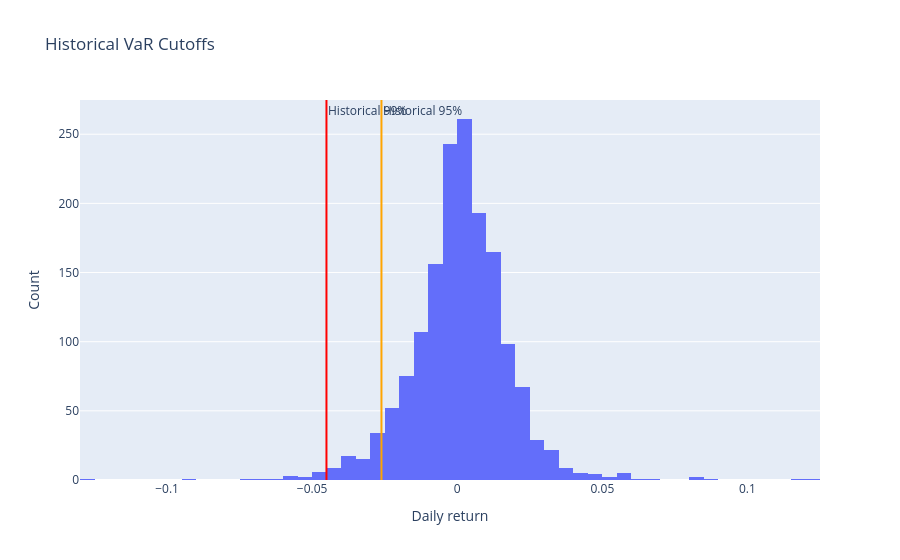

Source (notebook cell):
### Code cell
# VaR cutoff chart: show historical 95% and 99% cutoff returns.

fig = go.Figure()
fig.add_trace(go.Histogram(x=portfolio_returns, nbinsx=80, name="Portfolio returns"))
fig.add_vline(x=historical_var_95.var_return, line_color="orange", annotation_text="Historical 95%")
fig.add_vline(x=historical_var_99.var_return, line_color="red", annotation_text="Historical 99%")
fig.update_layout(title="Historical VaR Cutoffs", xaxis_title="Daily return", yaxis_title="Count")
fig

### Figure 1 — Plotly figure (JSON) as saved in the notebook; plotly's stock layout.template omitted (floating-point values rounded to 4 significant figures; data arrays with more than 128 entries replaced by an {"elided": "..."} marker saying what was removed)
{"data": [{"name": "Portfolio returns", "nbinsx": 80, "type": "histogram", "x": {"elided": "1591 float values"}}], "layout": {"annotations": [{"showarrow": false, "text": "Historical 95%", "x": -0.02612, "xanchor": "left", "xref": "x", "y": 1, "yanchor": "top", "yref": "y domain"}, {"showarrow": false, "text": "Historical 99%", "x": -0.04507, "xanchor": "left", "xref": "x", "y": 1, "yanchor": "top", "yref": "y domain"}], "shapes": [{"line": {"color": "orange"}, "type": "line", "x0": -0.02612, "x1": -0.02612, "xref": "x", "y0": 0, "y1": 1, "yref": "y domain"}, {"line": {"color": "red"}, "type": "line", "x0": -0.04507, "x1": -0.04507, "xref": "x", "y0": 0, "y1": 1, "yref": "y domain"}], "title": {"text": "Historical VaR Cutoffs"}, "xaxis": {"title": {"text": "Daily return"}}, "yaxis": {"title": {"text": "Count"}}}}
